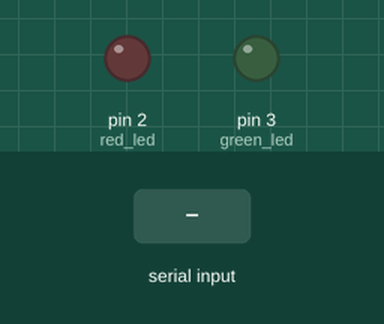
The sketch below on a simulated Arduino Uno, built with avr-gcc and run on an emulated ATmega328P. Shown: output pins drawn as LEDs (lit = HIGH). Inputs (shaded band) come from the test bench.

Above: at 1.2 s.
1.3 s: "0" received over Serial
At 2.3 s:
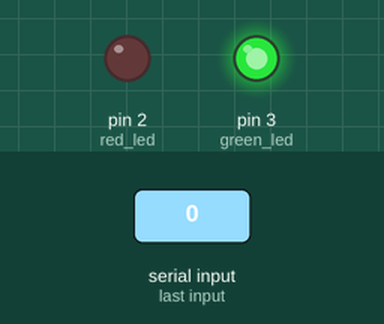
2.8 s: "1" received over Serial
At 3.4 s:
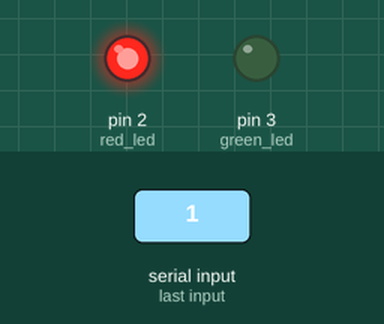
4.3 s: "2" received over Serial
At 4.6 s:
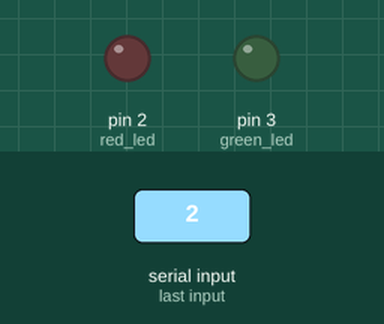
Timing chart, 0 to 7.3 s (numbered marks = the images above; inputs shaded):
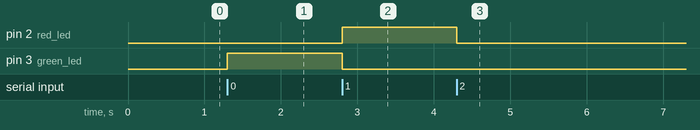

Measured:
- after the input at 1.3 s, pin 3 (green_led): LOW → HIGH at once
- after the input at 2.8 s, pin 2 (red_led): LOW → HIGH at once; pin 3 (green_led): HIGH → LOW at once
- after the input at 4.3 s, pin 2 (red_led): HIGH → LOW at once

The sketch:

serial_interface.ino
```cpp
#define red_led 2
#define green_led 3

void setup() {
  Serial.begin(9600);
  while(!Serial) {}

  pinMode(red_led, OUTPUT);
  pinMode(green_led, OUTPUT);
}

void loop() {
  if (Serial.available() > 0) {
    char input = Serial.read();
    if (input == '0') {
      digitalWrite(red_led, LOW);
      digitalWrite(green_led, HIGH);
    }
    else if (input == '1') {
      digitalWrite(red_led, HIGH);
      digitalWrite(green_led, LOW);
    }
    else if (input == '2') {
      digitalWrite(red_led, LOW);
      digitalWrite(green_led, LOW);
    }
  }
}
```
